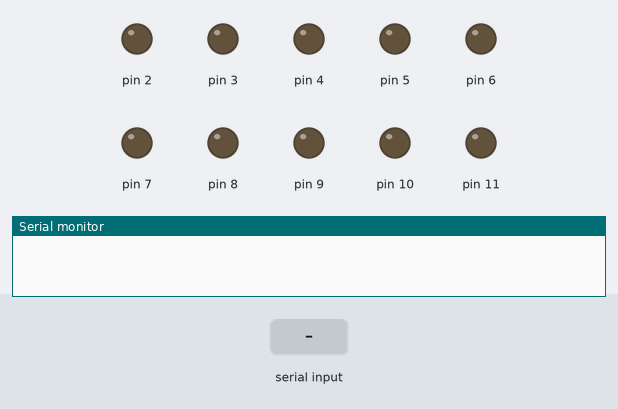
Bench run of a sketch on a simulated Arduino Uno, built with avr-gcc and run on an emulated ATmega328P. On the bench: output pins drawn as LEDs (lit = HIGH), the last lines printed to the serial monitor. Inputs (shaded band) come from the test bench.

Above: at 1.2 s.
1.3 s: "F$" received over Serial
2.8 s: byte 66 ('B') received over Serial
At 3.5 s:
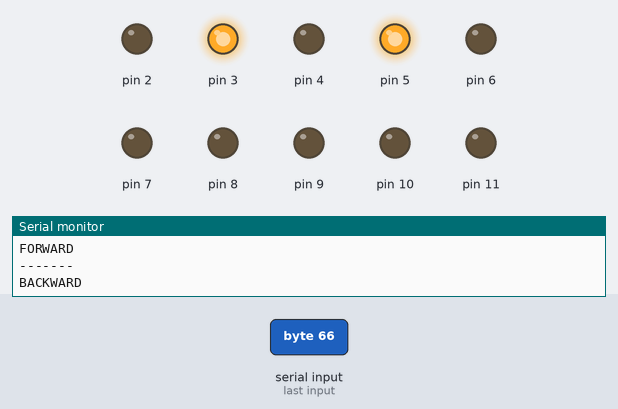
4.3 s: byte 82 ('R') received over Serial
At 4.7 s:
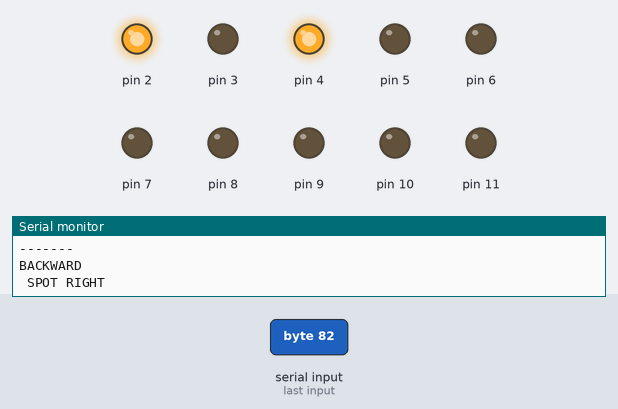
7.3 s: byte 76 ('L') received over Serial
At 8.2 s:
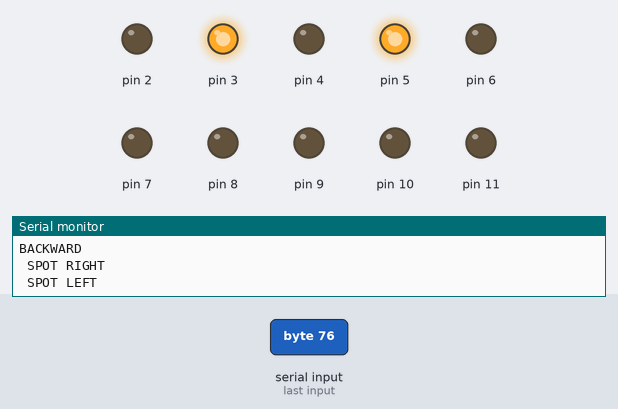
8.8 s: byte 71 ('G') received over Serial
At 9.3 s:
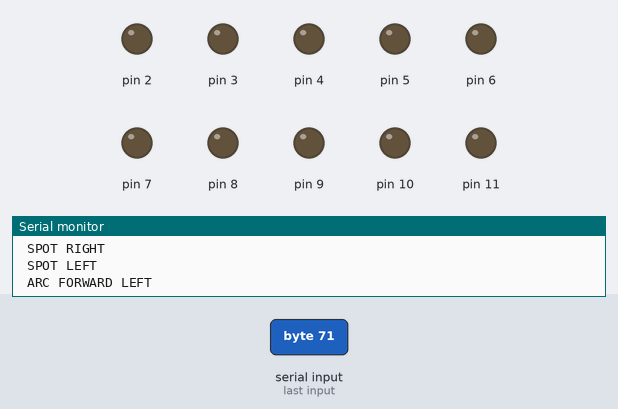
Timing chart, 0 to 11.3 s (numbered marks = the images above; inputs shaded):
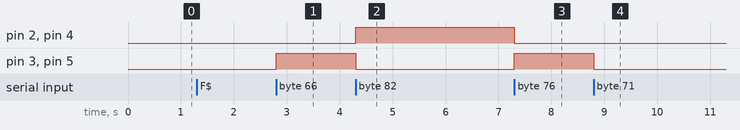

Measured:
- after the input at 2.8 s, pin 3, pin 5: LOW → HIGH at once
- after the input at 4.3 s, pin 2, pin 4: LOW → HIGH at once; pin 3, pin 5: HIGH → LOW at once
- after the input at 7.3 s, pin 2, pin 4: HIGH → LOW at once; pin 3, pin 5: LOW → HIGH at once
- after the input at 8.8 s, pin 3, pin 5: HIGH → LOW at once

The sketch:

RC_FOR_IMAGE.ino
```cpp
/*practice*/
char btdata;
int Q,P;
void SetSpeed(int Speed)
{
  analogWrite(11, Speed);//CHECK THE DIGITAL PIN
  analogWrite(10, Speed);
}
void moveForward()
     {
       digitalWrite(2, HIGH); // MOTOR DRIVER1
       digitalWrite(3, LOW);
       digitalWrite(4, HIGH);
       digitalWrite(5, LOW);
       Serial.println("FORWARD");
     }
void moveBackward()
     {
       digitalWrite(2, LOW); // MOTOR DRIVER1
       digitalWrite(3, HIGH);
       digitalWrite(4, LOW);
       digitalWrite(5, HIGH);
       Serial.println("BACKWARD");
     }
void arcFRight()
     {
       digitalWrite(2, HIGH); // MOTOR DRIVER1
       digitalWrite(3, LOW);
       digitalWrite(4, HIGH);
       digitalWrite(5, LOW);
       Serial.println(" ARC FORWARD RIGHT");
     }
void arcBRight()
     {
       digitalWrite(2, LOW); // MOTOR DRIVER1
       digitalWrite(3, HIGH);
       digitalWrite(4, LOW);
       digitalWrite(5, HIGH);
       Serial.println(" ARC BACKWARD RIGHT");
     }
void arcFLeft()
     {
       digitalWrite(2, LOW); // MOTOR DRIVER1
       digitalWrite(3, LOW);
       digitalWrite(4, LOW);
       digitalWrite(5, LOW);
       Serial.println(" ARC FORWARD LEFT");
     }
void arcBLeft()
     {
       digitalWrite(2, LOW); // MOTOR DRIVER1
       digitalWrite(3, LOW);
       digitalWrite(4, LOW);
       digitalWrite(5, LOW);
       Serial.println(" ARC BACKWARD LEFT");
     }
void spotLeft()
     {
       digitalWrite(2, LOW); // MOTOR DRIVER1
       digitalWrite(3, HIGH);
       digitalWrite(4, LOW);
       digitalWrite(5, HIGH);
       Serial.println(" SPOT LEFT");
     }
void spotRight()
     {
       digitalWrite(2, HIGH); // MOTOR DRIVER1
       digitalWrite(3, LOW);
       digitalWrite(4, HIGH);
       digitalWrite(5, LOW);
       Serial.println(" SPOT RIGHT");
     }
void Stop()
     {
       digitalWrite(2, LOW); // MOTOR DRIVER1
       digitalWrite(3, LOW);
       digitalWrite(4, LOW);
       digitalWrite(5, LOW);
       Serial.println("-------");
     }


void setup() {
  // put your setup code here, to run once:
  pinMode(2, OUTPUT);
  pinMode(3, OUTPUT);
  pinMode(4, OUTPUT);
  pinMode(5, OUTPUT);
  pinMode(6, OUTPUT);
  pinMode(7, OUTPUT);
  pinMode(8, OUTPUT);
  pinMode(9, OUTPUT);
  pinMode(10,OUTPUT);
  pinMode(11,OUTPUT);
  Serial.begin(38400); //----------------CHANGE VALUE BASED ON MODEL
}

void loop()
{
  if(Serial.available()){
    btdata = Serial.read();

  if(btdata=='X'){
   String str = Serial.readStringUntil('$');
   Serial.println(str);
   Q=P=str.toInt();
   Serial.println(Q);
   btdata = "";
  }
  else if (btdata == 'F')
  {
   moveForward();
  analogWrite(11,P);//CHECK THE DIGITAL PIN
  analogWrite(10,Q);
  }
  else if (btdata == 'B')
  {
   moveBackward();
  analogWrite(11,P);//CHECK THE DIGITAL PIN
  analogWrite(10,Q);
  }
  else if (btdata == 'R')
  {
   spotRight();
  analogWrite(11,P);//CHECK THE DIGITAL PIN
  analogWrite(10,Q);
  }
  else if (btdata == 'I')
  {
   arcFRight();
  analogWrite(11,P);//CHECK THE DIGITAL PIN
  analogWrite(10,Q);
  }
  else if (btdata == 'L')
  {
  spotLeft();
  analogWrite(11,P);//CHECK THE DIGITAL PIN
  analogWrite(10,Q);
  }
  else if (btdata == 'G')
  {
   arcFLeft();
  analogWrite(11,P);//CHECK THE DIGITAL PIN
  analogWrite(10,Q);
  }
  else if (btdata == 'S')
  {
   Stop();
  }
  else
  {
   Stop();
  }
  }
}
```
